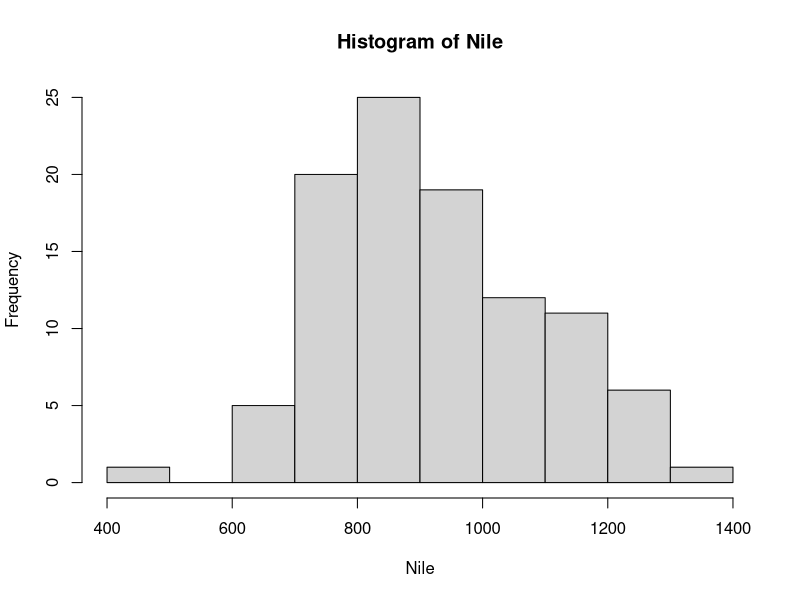
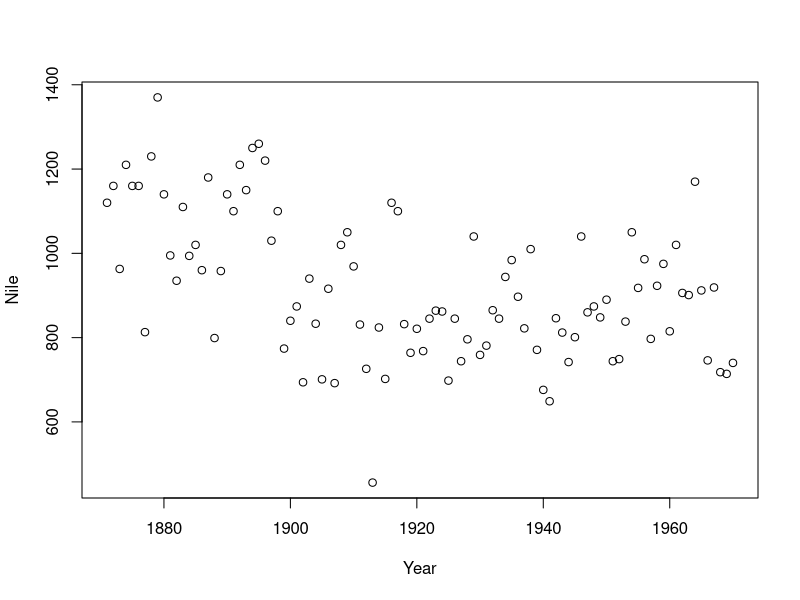
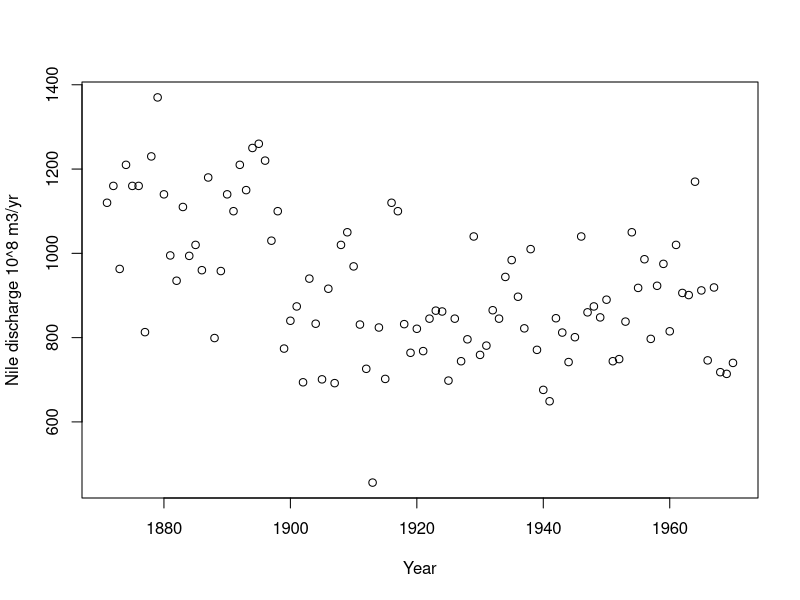
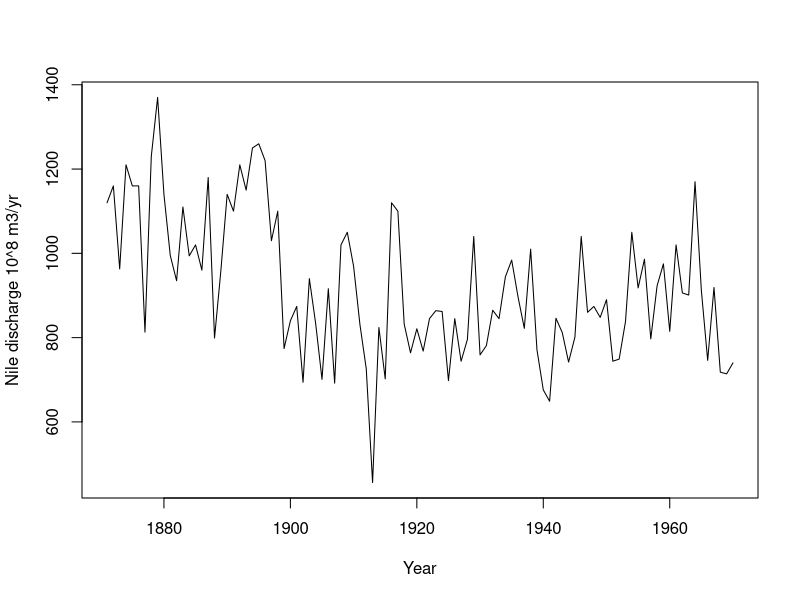
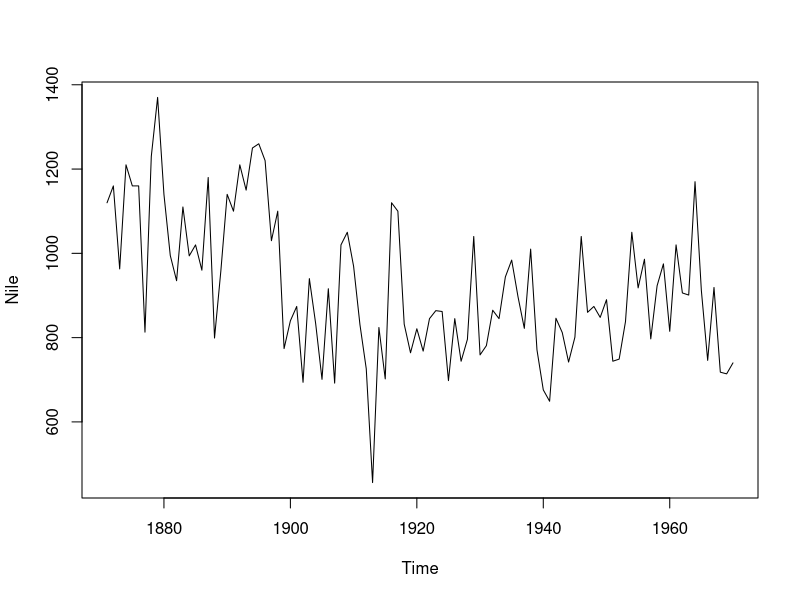
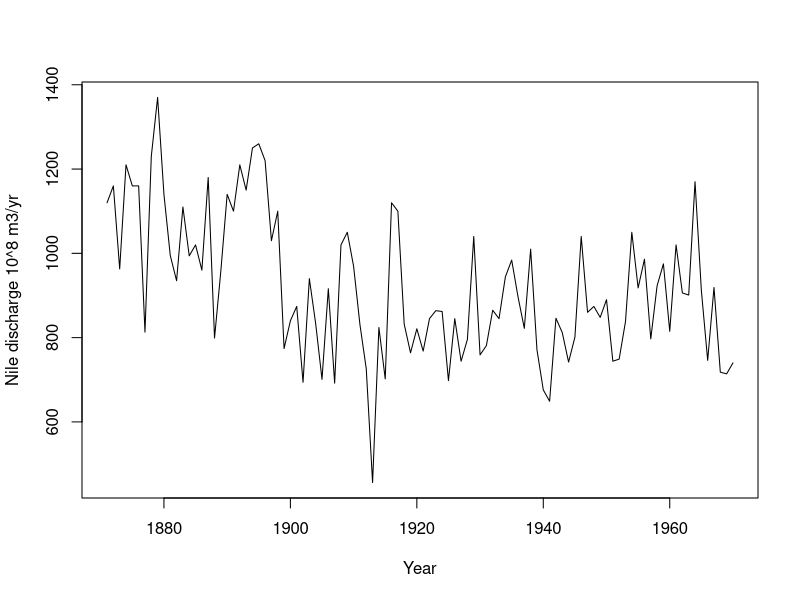
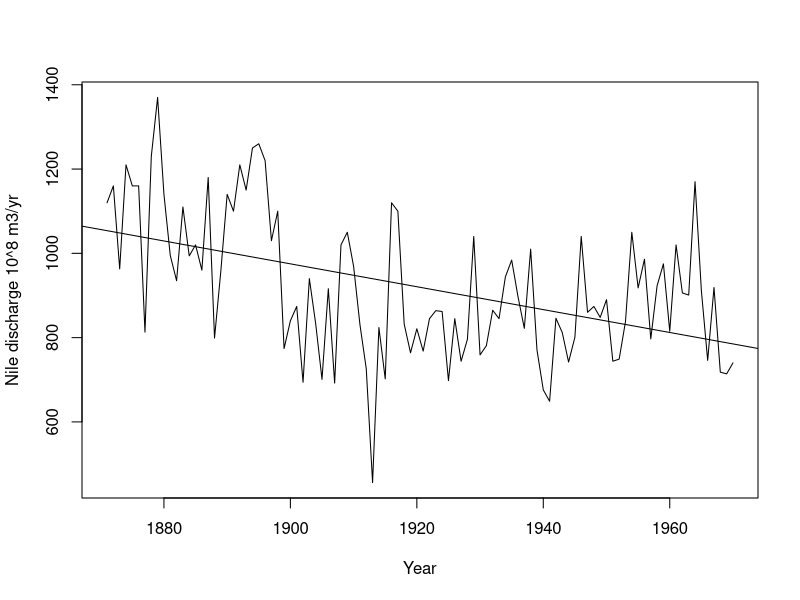

Write the R code that produced these figures, in order.
## ---- chunk 1
data("Nile")
## ---- chunk 2
hist(Nile)
## ---- chunk 3
summary(Nile)
## ---- chunk 4
mean(Nile)
sd(Nile)
median(Nile)
length(Nile)
mode(Nile)

## ---- chunk 5
print(paste("Mean =",mean(Nile)))
## ---- chunk 6
Nile
## ---- chunk 7
Nile[20:30]
## ---- chunk 8
20:30
## ---- chunk 9
a = 20:30
## ---- chunk 10
Year = 1871:1970
## ---- chunk 11
plot(Year,Nile)
## ---- chunk 12
plot(Year,Nile,ylab=c("Nile discharge 10^8 m3/yr"))
## ---- chunk 13
plot(Year,Nile,type="l",ylab=c("Nile discharge 10^8 m3/yr"))
## ---- chunk 14
plot(Nile)
## ---- chunk 15
Q = as.numeric(Nile)
## ---- chunk 16
plot(Year,Q,type="l",ylab=c("Nile discharge 10^8 m3/yr"))
## ---- chunk 17
fit = lm(Q ~ Year)
## ---- chunk 18
plot(Year,Nile,type="l",ylab=c("Nile discharge 10^8 m3/yr"))
abline(fit)
## ---- chunk 19
c = fit$coefficients
print(c)
## ---- chunk 20
summary(fit)
## ---- chunk 21
rs = summary(fit)$r.squared
## ---- chunk 22
ci = confint(fit)
print(ci)
